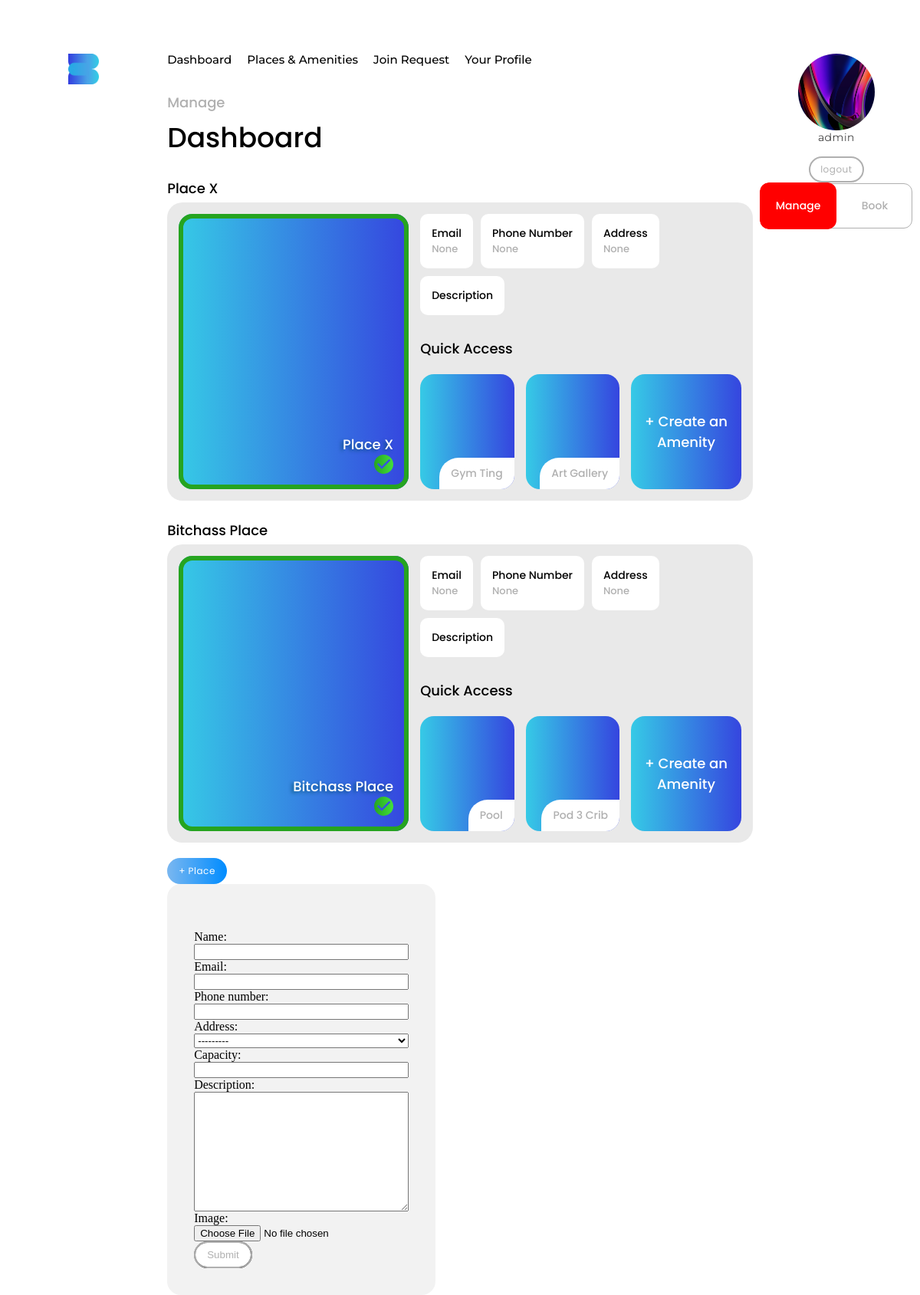
/manage/ (signed in), run on the app's committed database.
### siteApp/models.py (models this page shows, shortened)
class Place(models.Model):
    name = models.CharField(max_length=200, blank=False, unique=True)
    email = models.CharField(max_length=200, blank=True, null=True)
    phone_number = PhoneNumberField(null=True, blank=True, unique=False)
    address = models.ForeignKey(
        "siteApp.Address", null=True, blank=True, on_delete=models.DO_NOTHING)
    capacity = models.IntegerField(null=True, blank=True)
    description = models.TextField(max_length=500, blank=True)
    image = models.ImageField(upload_to='images', null=True, blank=True)
    date_created = models.DateTimeField(auto_now_add=True)
    class Meta:
        ordering = ('date_created',)
    def __str__(self):
        return "{}".format(self.name)

class Amenity(models.Model):
    name = models.CharField(max_length=200, blank=False)
    place = models.ForeignKey(
        "siteApp.Place", blank=False, on_delete=models.CASCADE)
    subtitle = models.CharField(max_length=200, blank=True)
    description = models.CharField(max_length=200, blank=True)
    date_created = models.DateTimeField(auto_now_add=True)
    timeslots = models.JSONField(blank=True, null=True)
    image = models.ImageField(upload_to='images', null=True, blank=True)
    class Meta:
        ordering = ('date_created',)
    def __str__(self):
        return "{} | {}".format(self.name, self.place)

class Profile(models.Model):
    user = models.OneToOneField(
        settings.AUTH_USER_MODEL, null=False, on_delete=models.CASCADE, related_name="profile")
    phone_number = PhoneNumberField(null=True, blank=True, unique=True)
    bio = models.TextField(max_length=200, blank=True)
    image = models.ImageField(upload_to=user_upload_directory_path, null=True, blank=True)
    date_created = models.DateTimeField(auto_now_add=True)
    class Meta:
        ordering = ('date_created',)

### accountsApp/models.py (models this page shows, shortened)
class CustomUser(AbstractUser):
    email = models.EmailField(verbose_name='Email',
                              unique=True, null=False, blank=False)
    username = models.CharField(max_length=20, blank=False, unique=True)
    alias = models.CharField(max_length=40)
    first_name = models.CharField(max_length=30, null=False, blank=False)
    last_name = models.CharField(max_length=30, null=False, blank=False)
    date_created = models.DateTimeField(auto_now_add=True)
    USERNAME_FIELD = 'email'
    REQUIRED_FIELDS = ['username', 'first_name', 'last_name']
    objects = CustomUserManager()

### mgmtApp/views.py (the view, shortened to what this page needs)
# urls.py: path('', views.dashboard_view, name="member-dashboard"),
def dashboard_view(request):
    page_title = "Dashboard"
    page_subtitle = "Manage"
    places, amenity_groupings = getUsersPlacesAndAmenities(request, 2)
    place_form = PlaceForm()
    context = {
        'page_title': page_title,
        'page_subtitle':page_subtitle,
        'amenity_groupings': amenity_groupings,
        'place_form': place_form,
    }
    template_name = 'mgmtApp/dashboard.html'
    return render(request, template_name, context)

### mgmtApp/forms.py
class PlaceForm(forms.ModelForm):
    class Meta:
        model = models.Place
        fields = "__all__"
        exclude = ('user',)

### siteApp/querytools.py (called while the page is built)
def getUsersPlacesAndAmenities(request, number_of_amenities_each = None):
    place_relationships = PlaceProfileRelationship.objects.filter(
        profile=request.user.profile, profile_type__in=['0', '1', '2', '3', '4'])
    places = [i.place for i in place_relationships]
    place_amenity_groupings = {}
    for place in places:
        print(place)
        amenities = place.amenity_set.all() if not number_of_amenities_each else place.amenity_set.all()[:number_of_amenities_each]
        print(amenities)
        place_amenity_groupings[place] = amenities if amenities.count() > 0 else None
    return places, place_amenity_groupings

### templates/mgmtApp/dashboard.html (shortened to what this page needs)
{% extends 'base.html' %}
{% load static %}
{% block pageheader %}
<div class="header2 color-shade-grey">{{page_subtitle}}</div>
<div class="header1">{{page_title}}</div>
{% endblock pageheader %}
{% block content %}
{% if amenity_groupings %}
    {% for place, amenities in amenity_groupings.items %}
        {% include 'components/card.html' with name="container-card style1" verified="verified" place=place amenities=amenities%}
    {% endfor %}
{% else %}
    <div class="header2">You have no places or amenities! Make one above!</div>
    <div class="card">
        <div class="header2">No Places Yet 😢 Make one below</div>
    </div>
{% endif %}
{% include 'components/button.html' with name="button style1" text="+ Place"%}
<form action="" method="POST" enctype='multipart/form-data'>
    {{place_form}}
    <button>Submit</button>
</form>
{% endblock content %}

### templates/base.html (shortened to what this page needs)
{% load static %}
<!DOCTYPE html>
<html lang="en">
<head>
    <link rel="stylesheet" type="text/css" href="{% static 'css/main.css' %}">
    <link rel="stylesheet" type="text/css" href="{% static 'css/components.css' %}">
</head>
<body>
    <div class="platform-base">
        <div class="side-container" id="side-container--left">
            {% block sidecontainer-left %}
                <img src="{% static 'images/Bloom Logo-Transparent-Darker-Blue.png'%}" style="width: 40px; margin-bottom: 20px;" alt="">
            {% endblock sidecontainer-left %}
        </div>
        <div class="main-container">
            {% include 'components/navbar.html' %}
            <div class="main-container__header">
                {% block pageheader %}
                {% endblock pageheader %}
            </div>
            <div class="main-container__grid-container">
                {% block content %}
                {% endblock content %}
            </div>
        </div>
        <div class="side-container" id="side-container--right">
            {% block sidecontainer-right %}
                <img {% if request.user.profile.image %} src="{{ request.user.profile.image.url }}"{% endif %} alt="" style="height: 100px; width: 100px; border-radius: 50%;">
                {% if request.path != "/login" %}
                    <div class="body1">
                        {{request.user.first_name}}
                    </div>
                {% endif %}
                {% include 'components/button-logout.html' with link='logout' text='logout' %}
                {% include 'components/button.html' with name='button site-toggle' state=0 %}
            {% endblock sidecontainer-right %}
        </div>
    </div>
</body>
</html>

### templates/components/card.html (shortened to what this page needs)
{% load static %}
{% if name == 'container-card style1' %}
<div class="container-card style1" id="place-{{place.id}}">
    <div class="header2 ">{{place.name}}</div>
    <div class="rectangle">
        <div>
            {% include 'components/card.html' with name="place-card" place=place %}
        </div>
        <div>
            {% include 'components/card.html' with name="info-card" title="Email" value=place.email %}
            {% include 'components/card.html' with name="info-card" title="Phone Number" value=place.phone_number %}
            {% include 'components/card.html' with name="info-card" title="Address" value=place.address %}
            {% include 'components/card.html' with name="info-card" title="Description" value=place.description %}
        </div>
        <div class="header2">Quick Access</div>
        <div>
            <div class="quick-look">
                {% for amenity in amenities %}
                    {% include 'components/card.html' with name="amenity-card" %}
                {% endfor %}
                {% include 'components/button.html' with name="button style4" text="+ Create an Amenity"%}
            </div>
        </div>
    </div>
</div>
{% elif name == 'container-card style3' %}
<div class="container-card style3" id="place-{{place.id}}">
        {% for place in places %}
            {% include 'components/card.html' with name="place-card" place=place %}
        {% endfor %}
</div>
{% elif name == 'info-card' %}
<div class="info-card">
    <div class="header3">{{title}}</div>
    <div class="header3 color-shade-grey">{{value}}</div>
</div>
{% elif name == 'place-card' %}
<div class="place-card {{verified}}"
    {% if "manage" in request.path %}
    onclick="window.location='{% url "manage-places"%}#place-{{place.id}}';"
    {% elif "member" in request.path %}
    onclick="window.location='{% url "member-dashboard"%}#place-{{place.id}}';"
    {% endif %}
    >
    <div class="info">
        <div class="header2 color-shade-white">{{place.name}}</div>
    </div>
    <img src="{% static "images/Verified Checkmark.svg" %}" alt="">
</div>
{% elif name == 'amenity-card' %}
<div class="amenity-card" id="amenity-{{amenity.id}}"
    {% if "manage" in request.path %}
    onclick="window.location='{% url "manage-amenity" amenity.id %}';"
    {% elif "member" in request.path %}
    onclick="window.location='{% url "member-amenity" amenity.id %}';"
    {% endif %}>
    <div class="info">
        <div class="header3">{{amenity.name}}</div>
    </div>
</div>
{% else %}
<div class="card">
    <div class="header2 color-shade-grey">Place Name</div>
    <div class="rectangle body1">sdfsfaf</div>
</div>
{% endif %}

### templates/components/button.html
{% load static %}
{% if name == 'button style1' %}
<div class="button style1">
    <div class="button_text">{{text}}</div>
</div>
{% elif name == 'button style2' %}
<div class="button style2" onclick="window.location='{{url}}';">
    <div class="button_text">{{text}}</div>
</div>
{% elif name == 'button style3' %}
<div class="button style3" onclick="window.location='{{url}}';">
    <div class="button_text">{{text}}</div>
</div>
{% elif name == 'button style4' %}
<div class="button style4" onclick="window.location='{{url}}';">
    <div class="overlay">
        <div class="header2">{{text}}</div>
    </div>
</div>
{% elif name == 'button style5' %}
<button class="button style5">
    <div class="header3">{{text}}</div>
</button>
{% elif name == 'button style6' %}
<button class="button style6">
    <div class="header3">{{text}}</div>
</button>
{% elif name == 'button site-toggle' %}
<div class="button site-toggle">
    <div class="half left {% if "manage" in request.path %} toggled {% endif %}" onclick="window.location='{% url "manage-dashboard" %}';">
        <div class="header3">Manage</div>
    </div>
    <div class="half right {% if "member" in request.path %} toggled {% endif %}" onclick="window.location='{% url "member-dashboard" %}';">
        <div class="header3">Book</div>
    </div>
</div>
{% else %}
<div class="button">
    <div class="button_text">{{text}}</div>
</div>
{% endif %}

### static/css/main.css (style rules this page uses)
* { -webkit-box-sizing: border-box; box-sizing: border-box; }
body { margin: 0; padding: 0; }
.platform-base { width: 100%; height: -webkit-fit-content; height: -moz-fit-content; height: fit-content; min-height: 100vh; display: -webkit-box; display: -ms-flexbox; display: flex; -webkit-box-pack: center; -ms-flex-pack: center; justify-content: center; -webkit-box-align: start; -ms-flex-align: start; align-items: flex-start; }
.side-container { -webkit-box-flex: 2; -ms-flex: 2; flex: 2; height: 100vh; display: -webkit-box; display: -ms-flexbox; display: flex; -webkit-box-orient: vertical; -webkit-box-direction: normal; -ms-flex-direction: column; flex-direction: column; -webkit-box-pack: start; -ms-flex-pack: start; justify-content: flex-start; -webkit-box-align: center; -ms-flex-align: center; align-items: center; padding-top: 70px; }
.side-container > div { margin-bottom: 10px; }
.main-container { z-index: 1; -webkit-box-flex: 7; -ms-flex: 7; flex: 7; height: -webkit-fit-content; height: -moz-fit-content; height: fit-content; min-height: 200vh; padding-top: 70px; display: -webkit-box; display: -ms-flexbox; display: flex; -webkit-box-orient: vertical; -webkit-box-direction: normal; -ms-flex-direction: column; flex-direction: column; -webkit-box-align: start; -ms-flex-align: start; align-items: flex-start; }
.main-container__header { width: 100%; padding: 30px 0 10px 0; }
.main-container__grid-container { height: 100%; min-height: 70vh; width: 100%; }

### data on the page
Place: name "Place X", title "Email Phone Number Address Description", value "None None None", text "+ Create an Amenity"
Amenity: name "Gym Ting"
Amenity: name "Art Gallery"
Place: name "Bitchass Place", title "Email Phone Number Address Description", value "None None None", text "+ Create an Amenity"
Amenity: name "Pool"
Amenity: name "Pod 3 Crib"
CustomUser: image (picture), user.first_name "admin"

### other printed values
{{ page_subtitle }} "Manage"
{{ page_title }} "Dashboard"
{{ text }} "+ Place"
{{ text }} "logout"
